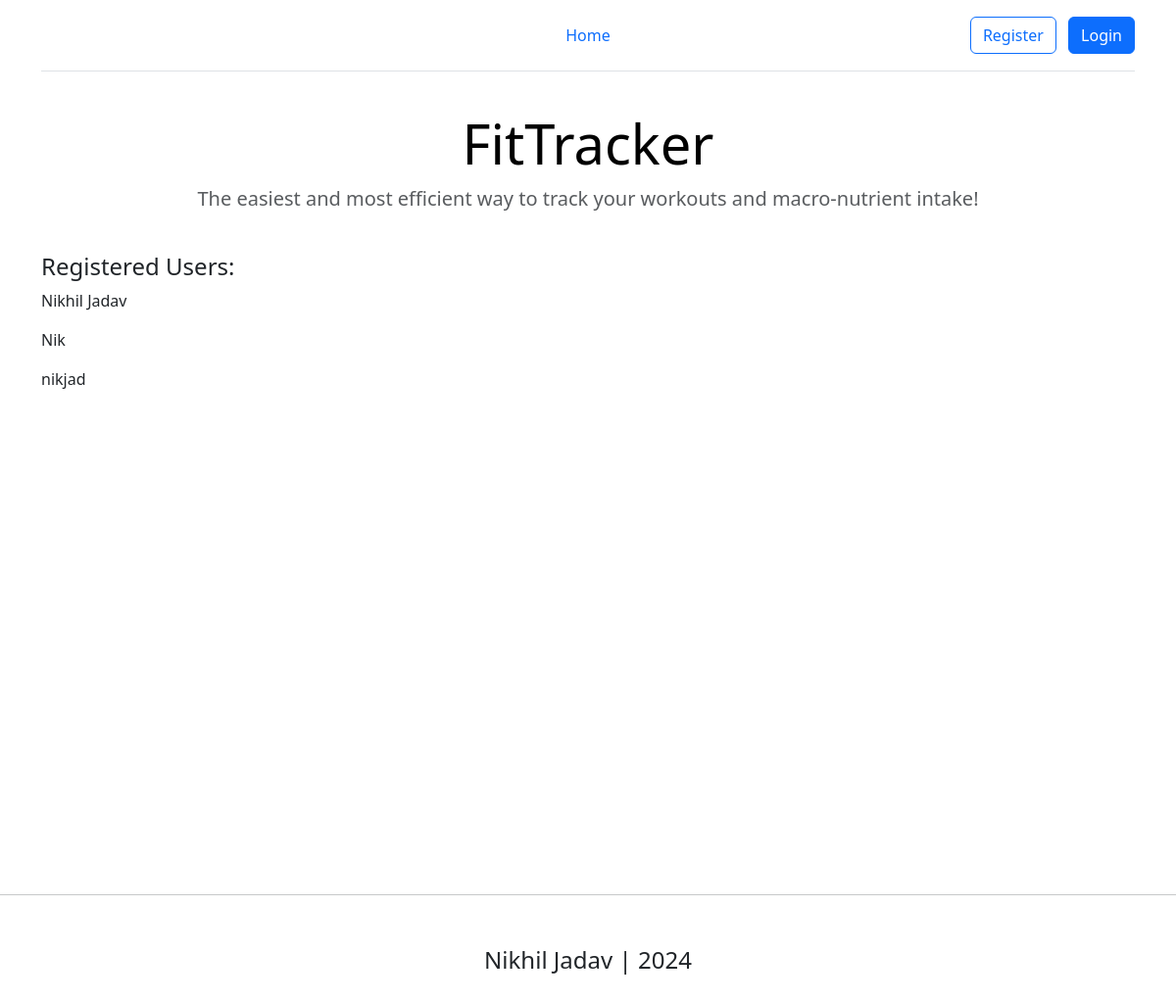
The app's page /, older data.
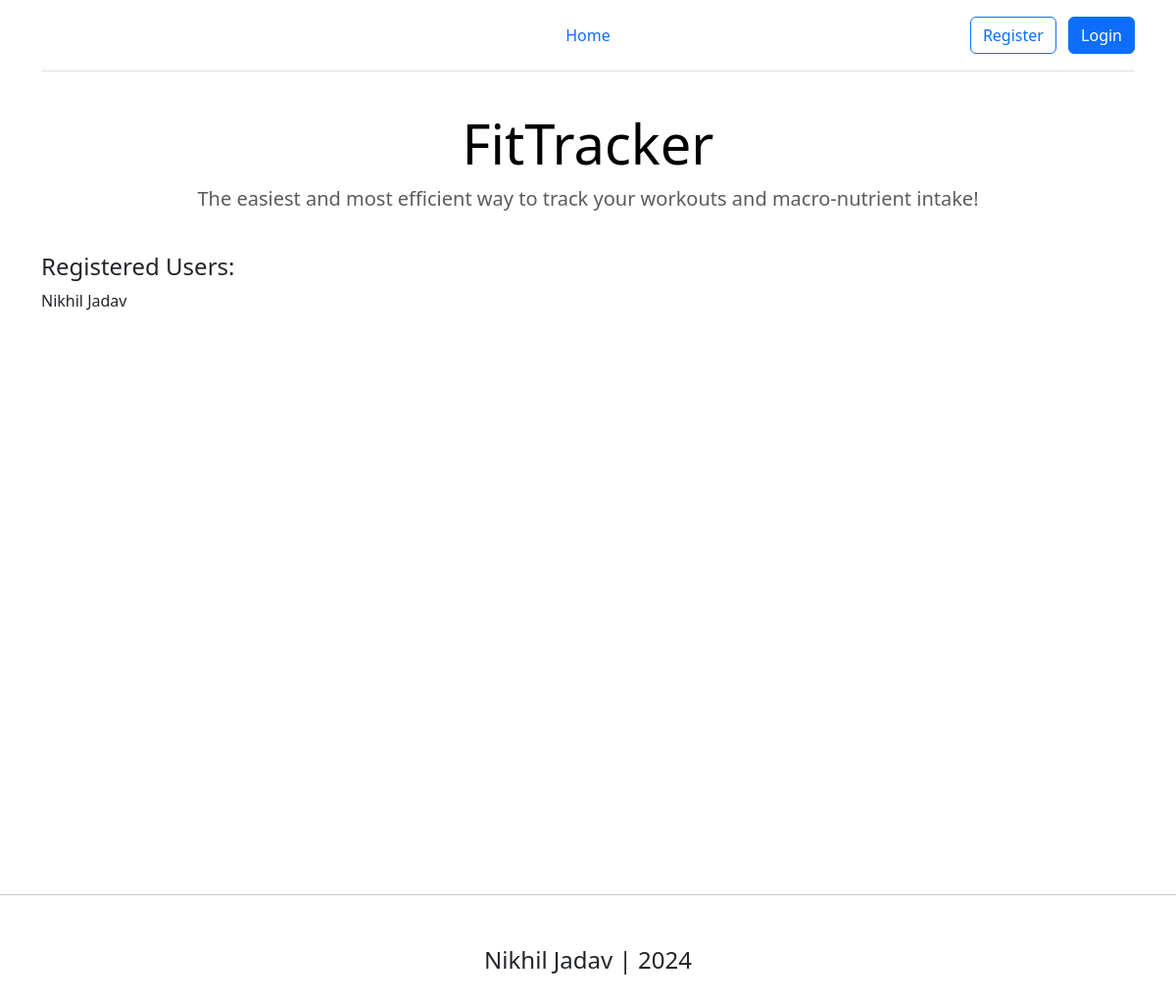
The same page, newer data.
### account/models.py (models this page shows, shortened)
class Account(AbstractBaseUser):
    email                       = models.EmailField(verbose_name="email", max_length=60, unique=True)
    username                    = models.CharField(max_length=30, unique=True)
    date_joined                 = models.DateTimeField(verbose_name='date joined', auto_now_add=True)
    last_login                  = models.DateTimeField(verbose_name='last login', auto_now=True)
    is_admin                    = models.BooleanField(default=False)
    is_active                   = models.BooleanField(default=True)
    is_staff                    = models.BooleanField(default=False)
    is_superuser                = models.BooleanField(default=False)
    USERNAME_FIELD = 'email'
    REQUIRED_FIELDS = ['username',]
    objects = MyAccountManager()

### personal/views.py (the view)
# urls.py: path('', home_screen_view, name="home"),
def home_screen_view(request):
    context = {}
    accounts = Account.objects.all()
    context['accounts'] = accounts
    return render(request, "personal/home.html", context)

### personal/templates/personal/home.html (shortened to what this page needs)
{% extends 'base.html' %}
{% block content %}
<div class="pricing-header p-3 pb-md-4 mx-auto text-center">
    <h1 class="display-4 fw-normal text-body-emphasis">FitTracker</h1>
    <p class="fs-5 text-body-secondary">The easiest and most efficient way to track your workouts and macro-nutrient intake!</p>
</div>
<div class="container">
    <div class="d-flex flex-column">
        <h4>Registered Users:</h4>
        {% for account in accounts %}
            <p>{{account.username}}</p>
        {% endfor %}
    </div>
</div>
{% endblock content %}

### templates/base.html (shortened to what this page needs)
<!DOCTYPE html>
<html lang="en">
    <head>
        {% load static %}
        {% include 'snippets/header.html' %}
    </head>
    <body>
        <div class="main">
            {% block content %}
            {% endblock content %}
        </div>
        {% include 'snippets/footer.html' %}
    </body>
</html>

### templates/snippets/header.html (shortened to what this page needs)
<link href="https://cdn.jsdelivr.net/npm/bootstrap@5.3.3/dist/css/bootstrap.min.css"
rel="stylesheet">
<div class="container">
    <header class="d-flex flex-wrap align-items-center justify-content-center justify-content-md-between py-3 mb-4 border-bottom">
      <div class="col-md-3 mb-2 mb-md-0">
        <a href="/" class="d-inline-flex link-body-emphasis text-decoration-none">
          <svg class="bi" width="40" height="32" role="img" aria-label="Bootstrap"><use xlink:href="#bootstrap"/></svg>
        </a>
      </div>
        {% if request.user.is_authenticated %}
        <ul class="nav col-12 col-md-auto mb-2 justify-content-center mb-md-0">
            <a class="nav-link px-2" href="{% url 'home' %}">Home</a>
            <a class="nav-link px-2" href="{% url 'workoutLogger:workoutLogHome' %}">Workouts</a>
            <a class="nav-link px-2" href="{% url 'workoutLogger:exercisesHome' %}">Exercises</a>
            <!--<a class="nav-link px-2" href="{% url 'account' %}">Manage Account</a>
            <a class="nav-link px-2" href="{% url 'logout' %}">Logout</a>-->
        </ul>
        <div class="col-md-3 text-end">
            <a class="btn btn-outline-primary me-2" href="{% url 'account' %}">Manage Account</a>
            <a class="btn btn-primary" href="{% url 'logout' %}">Logout</a>
            <!--<button type="button" class="btn btn-outline-primary me-2">Login</button>
            <button type="button" class="btn btn-primary">Sign-up</button>-->
        </div>
        {% else %}
        <ul class="nav col-12 col-md-auto mb-2 justify-content-center mb-md-0">
            <a class="nav-link px-2" href="{% url 'home' %}">Home</a>
        </ul>
        <div class="col-md-3 text-end">
            <a class="btn btn-outline-primary me-2" href="{% url 'register' %}">Register</a>
            <a class="btn btn-primary" href="{% url 'login' %}">Login</a>
        </div>
        {% endif %}
    </header>
</div>

### templates/snippets/footer.html (shortened to what this page needs)
<hr>
<div class="d-flex flex-row align-items-center footer">
    <h4 class="m-auto">Nikhil Jadav | 2024</h4>
</div>

### templates/base.html (style rules this page uses)
.main { min-height: 100vh; height: 100% }

### templates/snippets/footer.html (style rules this page uses)
.footer { min-height: 100px; }

Row changes from the older to the newer data that the page shows:
removed Account: username "Nik"
removed Account: username "nikjad"
